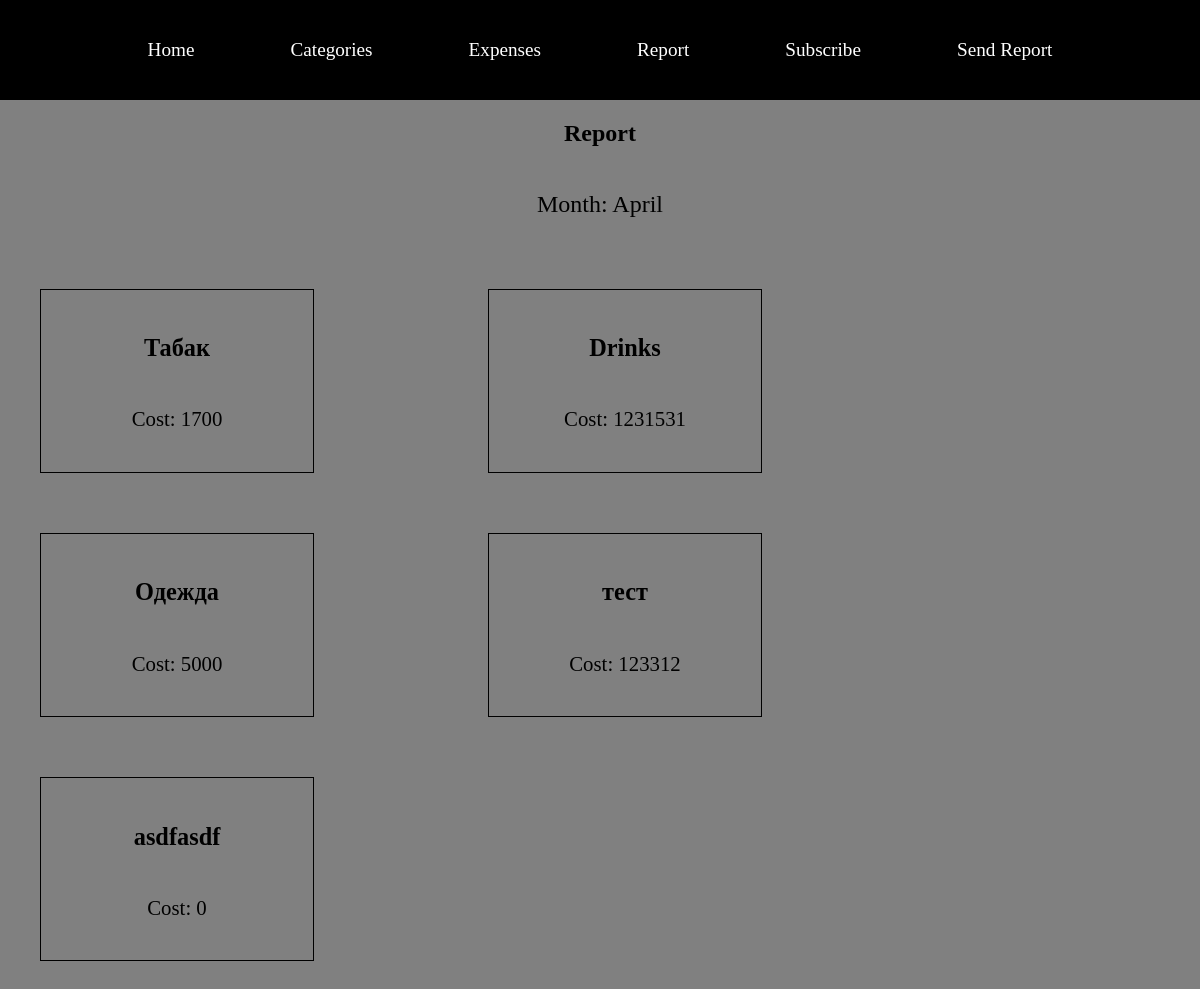
The page /report/ on the database its author committed.
### base/models.py (models this page shows, shortened)
class Category(models.Model):
    name = models.CharField(max_length=50)
    description = models.TextField()
    date_created = models.DateTimeField(timezone.now())
    class Meta:
        verbose_name_plural = 'Categories'

### base/views.py (the view)
# urls.py: path('report/', views.get_monthly_report, name='get_monthly_report'),
def get_monthly_report(request):
    categories = Category.objects.all()
    context = {
        'data': {},
        'month': datetime.now().strftime("%B"),
    }
    month = context['month']
    print(context.items())
    for cat in categories:
        print(cat.date_created.month)
        expenses_cost = list(Expense.objects.filter(category=cat).filter(date_created__month=datetime.now().month).values_list('cost'))
        summary = 0
        for exp in expenses_cost:
            summary += exp[0]
        context['data'][cat.name] = summary
    print(context)
    return render(request, 'report.html', context=context)

### base/templates/report.html
{% extends 'base.html' %}
{% block content %}
    <div class="report__wrapper">
        <div class="report__title">
            <h2>Report</h2>
        </div>
        <div class="report__month">
            <p>Month: {{ month }}</p>
        </div>
        <div class="report__list-wrapper">
            <ul class="report__list">
                {% for key, value in data.items %}
                    <li class="report__list-item">
                        <h3 class="item__title">{{ key }}</h3>
                        <p class="item__cost">Cost: {{ value }}</p>
                    </li>
                {% endfor %}
            </ul>
        </div>
    </div>
{% endblock %}

### mystaticfiles/style.css (style rules this page uses)
body { background-color: gray; min-height: 100vh; display: flex; flex-direction: column; }

### mystaticfiles/report.css (style rules this page uses)
.report__title { width: 100%; display: flex; flex-direction: row; justify-content: center; align-items: center; }
.report__month { font-size: 1.5rem; width: 100%; display: flex; flex-direction: row; justify-content: center; align-items: center; }
.report__list { list-style-type: none; display: flex; flex-direction: row; flex-wrap: wrap; gap: 15%; }
.report__list-item { font-size: 1.3rem; margin-top: 30px; margin-bottom: 30px; width: 20%; padding: 20px; display: flex; flex-direction: column; justify-content: center; align-items: center; border: 1px solid black; }

### rows shown on the page
Category: data "Табак"
Category: data "Drinks"
Category: data "Одежда"
Category: data "тест"
Category: data "asdfasdf"

### other values the page prints
{{ month }} "April"
{{ value }} "1700" "1231531" "5000" "123312" "0"
